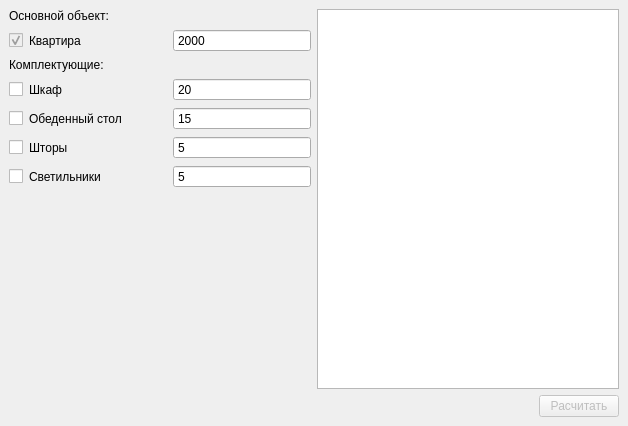
<?xml version="1.0" encoding="UTF-8"?>
<ui version="4.0">
 <class>MainWindow</class>
 <widget class="QMainWindow" name="MainWindow">
  <property name="geometry">
   <rect>
    <x>0</x>
    <y>0</y>
    <width>628</width>
    <height>426</height>
   </rect>
  </property>
  <property name="windowTitle">
   <string>Смета</string>
  </property>
  <widget class="QWidget" name="centralwidget">
   <layout class="QGridLayout" name="gridLayout_6">
    <item row="0" column="0">
     <layout class="QGridLayout" name="gridLayout">
      <item row="1" column="0">
       <layout class="QGridLayout" name="gridLayout_2">
        <item row="0" column="0" colspan="3">
         <widget class="QLabel" name="label_4">
          <property name="sizePolicy">
           <sizepolicy hsizetype="Preferred" vsizetype="Preferred">
            <horstretch>0</horstretch>
            <verstretch>0</verstretch>
           </sizepolicy>
          </property>
          <property name="text">
           <string>Комплектующие:</string>
          </property>
         </widget>
        </item>
        <item row="3" column="0">
         <widget class="QCheckBox" name="cB_curtains">
          <property name="sizePolicy">
           <sizepolicy hsizetype="Fixed" vsizetype="Fixed">
            <horstretch>0</horstretch>
            <verstretch>0</verstretch>
           </sizepolicy>
          </property>
          <property name="text">
           <string/>
          </property>
         </widget>
        </item>
        <item row="3" column="2">
         <widget class="QSpinBox" name="sB_curtains">
          <property name="readOnly">
           <bool>true</bool>
          </property>
          <property name="buttonSymbols">
           <enum>QAbstractSpinBox::NoButtons</enum>
          </property>
          <property name="maximum">
           <number>1000</number>
          </property>
          <property name="value">
           <number>5</number>
          </property>
         </widget>
        </item>
        <item row="1" column="1">
         <widget class="QLabel" name="label_3">
          <property name="text">
           <string>Шкаф</string>
          </property>
         </widget>
        </item>
        <item row="4" column="1">
         <widget class="QLabel" name="label_7">
          <property name="text">
           <string>Светильники</string>
          </property>
         </widget>
        </item>
        <item row="4" column="0">
         <widget class="QCheckBox" name="cB_lamps">
          <property name="sizePolicy">
           <sizepolicy hsizetype="Fixed" vsizetype="Fixed">
            <horstretch>0</horstretch>
            <verstretch>0</verstretch>
           </sizepolicy>
          </property>
          <property name="text">
           <string/>
          </property>
         </widget>
        </item>
        <item row="2" column="0">
         <widget class="QCheckBox" name="cB_table">
          <property name="sizePolicy">
           <sizepolicy hsizetype="Fixed" vsizetype="Fixed">
            <horstretch>0</horstretch>
            <verstretch>0</verstretch>
           </sizepolicy>
          </property>
          <property name="text">
           <string/>
          </property>
         </widget>
        </item>
        <item row="2" column="2">
         <widget class="QSpinBox" name="sB_table">
          <property name="readOnly">
           <bool>true</bool>
          </property>
          <property name="buttonSymbols">
           <enum>QAbstractSpinBox::NoButtons</enum>
          </property>
          <property name="maximum">
           <number>1000</number>
          </property>
          <property name="value">
           <number>15</number>
          </property>
         </widget>
        </item>
        <item row="1" column="0">
         <widget class="QCheckBox" name="cB_closet">
          <property name="sizePolicy">
           <sizepolicy hsizetype="Fixed" vsizetype="Fixed">
            <horstretch>0</horstretch>
            <verstretch>0</verstretch>
           </sizepolicy>
          </property>
          <property name="text">
           <string/>
          </property>
         </widget>
        </item>
        <item row="3" column="1">
         <widget class="QLabel" name="label_6">
          <property name="text">
           <string>Шторы</string>
          </property>
         </widget>
        </item>
        <item row="4" column="2">
         <widget class="QSpinBox" name="sB_lamps">
          <property name="readOnly">
           <bool>true</bool>
          </property>
          <property name="buttonSymbols">
           <enum>QAbstractSpinBox::NoButtons</enum>
          </property>
          <property name="maximum">
           <number>1000</number>
          </property>
          <property name="value">
           <number>5</number>
          </property>
         </widget>
        </item>
        <item row="1" column="2">
         <widget class="QSpinBox" name="sB_closet">
          <property name="readOnly">
           <bool>true</bool>
          </property>
          <property name="buttonSymbols">
           <enum>QAbstractSpinBox::NoButtons</enum>
          </property>
          <property name="maximum">
           <number>1000</number>
          </property>
          <property name="value">
           <number>20</number>
          </property>
         </widget>
        </item>
        <item row="2" column="1">
         <widget class="QLabel" name="label_5">
          <property name="text">
           <string>Обеденный стол</string>
          </property>
         </widget>
        </item>
        <item row="5" column="1">
         <spacer name="verticalSpacer">
          <property name="orientation">
           <enum>Qt::Vertical</enum>
          </property>
          <property name="sizeHint" stdset="0">
           <size>
            <width>20</width>
            <height>40</height>
           </size>
          </property>
         </spacer>
        </item>
       </layout>
      </item>
      <item row="0" column="0">
       <layout class="QGridLayout" name="gridLayout_3">
        <item row="1" column="0">
         <widget class="QCheckBox" name="cB_room">
          <property name="enabled">
           <bool>false</bool>
          </property>
          <property name="sizePolicy">
           <sizepolicy hsizetype="Fixed" vsizetype="Fixed">
            <horstretch>0</horstretch>
            <verstretch>0</verstretch>
           </sizepolicy>
          </property>
          <property name="text">
           <string/>
          </property>
          <property name="checked">
           <bool>true</bool>
          </property>
         </widget>
        </item>
        <item row="1" column="1">
         <widget class="QLabel" name="label">
          <property name="text">
           <string>Квартира</string>
          </property>
         </widget>
        </item>
        <item row="1" column="2">
         <widget class="QSpinBox" name="sB_room">
          <property name="readOnly">
           <bool>true</bool>
          </property>
          <property name="buttonSymbols">
           <enum>QAbstractSpinBox::NoButtons</enum>
          </property>
          <property name="maximum">
           <number>10000</number>
          </property>
          <property name="value">
           <number>2000</number>
          </property>
         </widget>
        </item>
        <item row="0" column="0" colspan="3">
         <widget class="QLabel" name="label_2">
          <property name="sizePolicy">
           <sizepolicy hsizetype="Preferred" vsizetype="Preferred">
            <horstretch>0</horstretch>
            <verstretch>0</verstretch>
           </sizepolicy>
          </property>
          <property name="text">
           <string>Основной объект:</string>
          </property>
         </widget>
        </item>
       </layout>
      </item>
      <item row="0" column="2" rowspan="2">
       <layout class="QGridLayout" name="gridLayout_4">
        <item row="0" column="0" colspan="3">
         <widget class="QTextEdit" name="tE_result">
          <property name="readOnly">
           <bool>true</bool>
          </property>
         </widget>
        </item>
       </layout>
      </item>
     </layout>
    </item>
    <item row="1" column="0">
     <layout class="QGridLayout" name="gridLayout_5">
      <item row="0" column="0">
       <spacer name="horizontalSpacer">
        <property name="orientation">
         <enum>Qt::Horizontal</enum>
        </property>
        <property name="sizeHint" stdset="0">
         <size>
          <width>40</width>
          <height>20</height>
         </size>
        </property>
       </spacer>
      </item>
      <item row="0" column="1">
       <widget class="QPushButton" name="pBtn_calculate">
        <property name="enabled">
         <bool>false</bool>
        </property>
        <property name="text">
         <string>Расчитать</string>
        </property>
       </widget>
      </item>
     </layout>
    </item>
   </layout>
  </widget>
  <widget class="QMenuBar" name="menubar">
   <property name="geometry">
    <rect>
     <x>0</x>
     <y>0</y>
     <width>628</width>
     <height>26</height>
    </rect>
   </property>
  </widget>
 </widget>
 <resources/>
 <connections/>
</ui>
